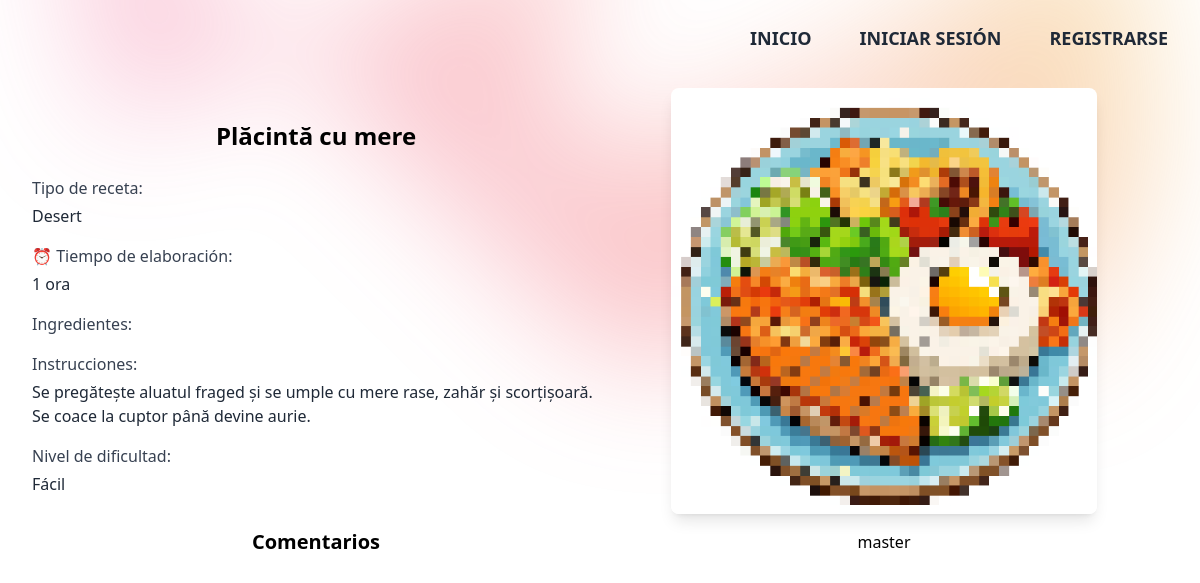
Screenshot of /var/www/html/app/views/recipes/view_recipe.php?id_recipe=18 with the database file from the repository.
### tables this page shows
CREATE TABLE `recipes` (
  `id_recipe` int NOT NULL,
  `id_user` int NOT NULL,
  `recipe_type` varchar(20) DEFAULT NULL,
  `title` varchar(100) NOT NULL,
  `description` text,
  `instructions` text,
  `difficulty` tinyint DEFAULT NULL,
  `publication_date` timestamp NULL DEFAULT CURRENT_TIMESTAMP,
  `image_recipe` varchar(255) DEFAULT 'default.png'
);

CREATE TABLE `users` (
  `id_user` int NOT NULL,
  `username` varchar(50) NOT NULL,
  `email` varchar(100) NOT NULL,
  `pwd` varchar(255) NOT NULL,
  `exp` varchar(100) NOT NULL,
  `is_admin` tinyint(1) DEFAULT '0',
  `registration_date` timestamp NULL DEFAULT CURRENT_TIMESTAMP
);

### var/www/html/app/models/Recipes.php (called while the page is built, shortened)
<?php
class Recipes
{
    private $pdo;
    public function __construct($pdo)
    {
        $this->pdo = $pdo;
    }
    public function getRecipeById($id)
    {
        $query = "SELECT * FROM recipes WHERE id_recipe = " . $id;
        $stmt = $this->pdo->prepare($query);
        $stmt->execute();
        return $stmt->fetch(PDO::FETCH_ASSOC);
    }
    public function getUserRecipeName($id_recipe)
    {
        $query = "SELECT id_user FROM recipes WHERE id_recipe = :id_recipe";
        $stmt = $this->pdo->prepare($query);
        $stmt->bindParam(':id_recipe', $id_recipe);
        $stmt->execute();
        $id_user = $stmt->fetchColumn();
        $query = "SELECT username FROM users WHERE id_user = :id_user";
        $stmt = $this->pdo->prepare($query);
        $stmt->bindParam(':id_user', $id_user);
        $stmt->execute();
        $result = $stmt->fetch(PDO::FETCH_ASSOC);
        return $result['username'] ?? null;
    }
}

### var/www/html/app/views/recipes/view_recipe.php (the view, shortened to what this page needs)
<?php
require_once __DIR__ . '/../../models/Recipes.php';
require_once __DIR__ . '/../../../config/config.php';
require_once __DIR__ . '/../../controllers/profile_controller.php';
$recipes = new Recipes($pdo);
if (isset($_GET['id_recipe']) && $_GET['id_recipe'] !== '') {
    $id_recipe = intval($_GET['id_recipe']);
} else {
    header('Location: /404');
    exit();
}
$recipe = $recipes->getRecipeById($id_recipe);
$authorRecipe = $recipes->getUserRecipeName($id_recipe);
?>
<!DOCTYPE html>
<html lang="es">
<head>
    <script src="https://cdn.tailwindcss.com?plugins=forms,typography,aspect-ratio,line-clamp,container-queries"></script>
</head>
<body class="bg-white">
    <header class="absolute inset-x-0 top-0 z-50">
        <?php if (isset($_SESSION['logged_in'])) { ?>
            <nav class="flex items-center justify-between p-6 lg:px-8" aria-label="Global">
                <div class="flex lg:flex-1"></div>
                <div class="hidden lg:flex lg:gap-x-12">
                    <a href="/" class="text-lg font-semibold text-blue-800 hover:text-lg hover:text-blue-500 transition duration-300 ease-in-out transform hover:scale-105">INICIO</a>
                    <a href="/profile?user=<?php echo $userData['id_user'] ?>" class="text-lg font-semibold text-yellow-800 hover:text-lg hover:text-blue-500 transition duration-300 ease-in-out transform hover:scale-105"><?php echo strtoupper($_SESSION['username']) ?></a>
                    <a href="/recipes" class="text-lg font-semibold text-red-800 hover:text-lg hover:text-blue-500 transition duration-300 ease-in-out transform hover:scale-105">OTRAS RECETAS</a>
                </div>
                <div class="hidden lg:flex lg:flex-1 lg:justify-end">
                    <form action="/auth" method="post">
                        <input type="submit" name="closeSession" value="Cerrar sesión" class="text-lg font-semibold text-gray-800 hover:text-lg hover:text-blue-500 transition duration-300 ease-in-out transform hover:scale-105">
                        <span aria-hidden="true">&rarr;</span>
                    </form>
                </div>
            </nav>
        <?php } else { ?>
            <nav class="flex items-center justify-between p-6 lg:px-8" aria-label="Global">
                <div class="hidden lg:flex lg:gap-x-12">
                    <a href="/recipes" class="text-lg font-semibold text-gray-800 hover:text-lg hover:text-blue-500 transition duration-300 ease-in-out transform hover:scale-105">INICIO</a>
                    <a href="/login" class="text-lg font-semibold text-gray-800 hover:text-lg hover:text-blue-500 transition duration-300 ease-in-out transform hover:scale-105">INICIAR SESIÓN</a>
                    <a href="/register" class="text-lg font-semibold text-gray-800 hover:text-lg hover:text-blue-500 transition duration-300 ease-in-out transform hover:scale-105">REGISTRARSE</a>
                </div>
            </nav>
        <?php } ?>
    </header>
    <main class="relative px-6 pt-14 lg:px-8">
        <div class="absolute inset-x-0 -top-40 -z-10 transform-gpu overflow-hidden blur-3xl sm:-top-80"
            aria-hidden="true">
            <div class="relative left-1/2 aspect-[1155/678] w-[36.125rem] -translate-x-1/2 rotate-[30deg] bg-gradient-to-tr from-pink-500 via-red-500 to-yellow-500 opacity-30 sm:w-[72.1875rem]"
                style="clip-path: polygon(74.1% 44.1%, 100% 61.6%, 97.5% 26.9%, 85.5% 0.1%,
                80.7% 2%, 72.5% 32.5%, 60.2% 62.4%, 52.4% 68.1%, 47.5% 58.3%,
                45.2% 34.5%, 27.5% 76.7%, 0.1% 64.9%, 17.9% 100%,
                27.6% 76.8%, 76.1% 97.7%, 74.1% 44.1%)">
            </div>
        </div>
        <div class="flex flex-row mt-8">
            <div class="w-1/2">
                <div class="mt-8">
                    <h1 class="text-2xl  font-bold text-center"><?php echo $recipe['title'] ?></h1>
                    <div class="max-w-xl mx-auto mt-6">
                        <div class="space-y-4">
                            <div>
                                <span class="text-gray-700">Tipo de receta:</span>
                                <p class="mt-1 text-gray-800"><?php echo ($recipe['recipe_type']); ?></p>
                            </div>
                            <div>
                                <span class="text-gray-700">⏰ Tiempo de elaboración:</span>
                                <p class="mt-1 text-gray-800"><?php echo ($recipe['description']); ?></p>
                            </div>
                            <div>
                                <span class="text-gray-700">Ingredientes:</span>
                            </div>
                            <div>
                                <span class="text-gray-700">Instrucciones:</span>
                                <p class="mt-1 text-gray-800"><?php echo nl2br(($recipe['instructions'])); ?></p>
                            </div>
                            <div>
                                <span class="text-gray-700">Nivel de dificultad:</span>
                                <p class="mt-1 text-gray-800">
                                    <?php
                                    if ($recipe['difficulty'] == 1) {
                                        echo "Fácil";
                                    } elseif ($recipe['difficulty'] == 2) {
                                        echo "Medio";
                                    } else {
                                        echo "Difícil";
                                    }
                                    ?>
                                </p>
                            </div>
                        </div>
                    </div>
                </div>
                <div class="mt-8">
                    <h2 class="text-xl font-bold text-center mt-6">Comentarios</h2>
                </div>
            </div>
            <div class="w-1/2 flex flex-col items-center">
                <img src="<?php echo '/../../../../assets/img/recipes/' . $recipe['image_recipe']; ?>" alt="Imagen de la receta" class="w-3/4 h-auto rounded-lg shadow-lg">
                <h1 class="text-1xl text-center mt-4"><a href="/profile?user=<?php echo $userRecipe['id_user'] ?>"><?php echo "$authorRecipe" ?></a></h1>
            </div>
        </div>
    </main>
</body>
</html>

### rows the page displays
recipes: title "Plăcintă cu mere", recipe_type "Desert", description "1 ora", instructions "Se pregătește aluatul fraged și se umple cu mere rase, zahăr și scorțișoară. Se coace la cuptor până devine aurie.", image_recipe (placeholder picture)
users: username "master"
